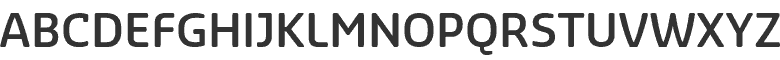
#> input picture alphabet.png, 780 x 60 px
$ python -i Testing.py   (imports and definitions only)
#> lines starting #> are read from the running program, lines starting #| are printed output that depends on the picture; after the words box and inside, x2 and y2 are one past the last pixel; in counts of white or black regions, pixels touching at a corner belong together
#> further down, picture is the input picture: shape (60, 780, 3); min 51, max 255, mean 208.2
import cv2
import numpy as np

def show_wait_destroy(winname, img):
   cv2.imshow(winname, img)
   cv2.moveWindow(winname, 500, 0)
   cv2.waitKey(0)
   cv2.destroyWindow(winname)

def idk(src):
   # Show source image
   cv2.imshow("src", src)
   # [load_image]
   # [gray]
   # Transform source image to gray if it is not already
   if len(src.shape) != 2:
      gray = cv2.cvtColor(src, cv2.COLOR_BGR2GRAY)
   else:
      gray = src
   # Show gray image
   show_wait_destroy("gray", gray)
   # [gray]
   # [bin]
   # Apply adaptiveThreshold at the bitwise_not of gray, notice the ~ symbol
   gray = cv2.bitwise_not(gray)
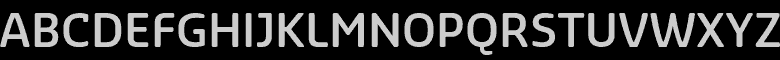
#> gray: shape (60, 780); min 0, max 204, mean 46.8
   bw = cv2.adaptiveThreshold(gray, 255, cv2.ADAPTIVE_THRESH_MEAN_C, \
                              cv2.THRESH_BINARY, 15, -2)
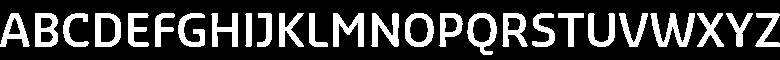
#> bw: shape (60, 780); 23.6% white; 26 white regions, largest, box (x1, y1, x2, y2) and area: (650, 13, 695, 47) 696, (333, 13, 364, 47) 568, (467, 13, 497, 55) 548
   # Show binary image
   show_wait_destroy("binary", bw)
   # [bin]
   # [init]
   # Create the images that will use to extract the horizontal and vertical lines
   horizontal = np.copy(bw)
   vertical = np.copy(bw)
   # [init]
   # [horiz]
   # Specify size on horizontal axis
   cols = horizontal.shape[1]
#> cols = 780
   horizontal_size = cols // 30
#> horizontal_size = 26
   # Create structure element for extracting horizontal lines through morphology operations
   horizontalStructure = cv2.getStructuringElement(cv2.MORPH_RECT, (horizontal_size, 1))
   # Apply morphology operations
   horizontal = cv2.erode(horizontal, horizontalStructure)
#> horizontal: shape (60, 780); 0.17% white; 5 white regions (3 under 20 px), largest, box (x1, y1, x2, y2) and area: (768, 43, 780, 47) 45, (769, 14, 780, 16) 22
   horizontal = cv2.dilate(horizontal, horizontalStructure)
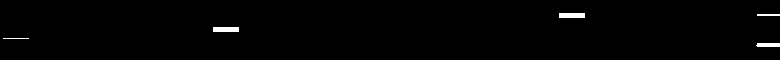
#> horizontal: shape (60, 780); 0.91% white; 5 white regions, box (x1, y1, x2, y2) and area: (559, 13, 585, 18) 130, (213, 27, 239, 32) 130, (756, 43, 780, 47) 93, (757, 14, 780, 16) 46, (3, 38, 29, 39) 26
   # Show extracted horizontal lines
   show_wait_destroy("horizontal", horizontal)
   # [horiz]
   # [vert]
   # Specify size on vertical axis
   rows = vertical.shape[0]
#> rows = 60
   verticalsize = rows // 30
#> verticalsize = 2
   # Create structure element for extracting vertical lines through morphology operations
   verticalStructure = cv2.getStructuringElement(cv2.MORPH_RECT, (1, verticalsize))
#> verticalStructure = [1, 1]
   # Apply morphology operations
   vertical = cv2.erode(vertical, verticalStructure)
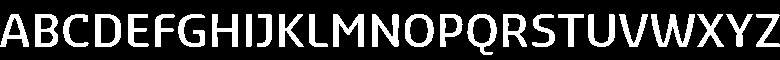
#> vertical: shape (60, 780); 21.5% white; 26 white regions, largest, box (x1, y1, x2, y2) and area: (651, 14, 695, 47) 651, (333, 14, 364, 47) 537, (372, 14, 399, 47) 509
   vertical = cv2.dilate(vertical, verticalStructure)
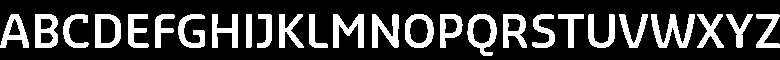
#> vertical: shape (60, 780); 23.6% white; 26 white regions, largest, box (x1, y1, x2, y2) and area: (651, 14, 695, 48) 695, (333, 14, 364, 48) 568, (467, 14, 497, 56) 548
   # Show extracted vertical lines
   show_wait_destroy("vertical", vertical)
   # [vert]
   # [smooth]
   # Inverse vertical image
   vertical = cv2.bitwise_not(vertical)
   show_wait_destroy("vertical_bit", vertical)
   '''
   Extract edges and smooth image according to the logic
   1. extract edges
   2. dilate(edges)
   3. src.copyTo(smooth)
   4. blur smooth img
   5. smooth.copyTo(src, edges)
   '''
   # Step 1
   edges = cv2.adaptiveThreshold(vertical, 255, cv2.ADAPTIVE_THRESH_MEAN_C, \
                              cv2.THRESH_BINARY, 3, -2)
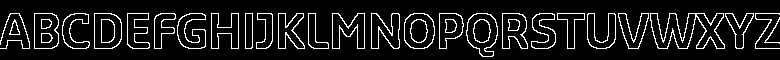
#> edges: shape (60, 780); 10.2% white in thin lines or dots, all inside (x1, y1, x2, y2) = (0, 13, 780, 57)
   show_wait_destroy("edges", edges)
   # Step 2
   kernel = np.ones((2, 2), np.uint8)
   edges = cv2.dilate(edges, kernel)
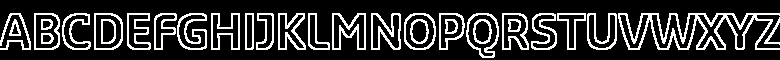
#> edges: shape (60, 780); 20.4% white in thin lines or dots, all inside (x1, y1, x2, y2) = (0, 13, 780, 58)
   show_wait_destroy("dilate", edges)
   # Step 3
   smooth = np.copy(vertical)
   # Step 4
   smooth = cv2.blur(smooth, (2, 2))
   # Step 5
   (rows, cols) = np.where(edges != 0)
   vertical[rows, cols] = smooth[rows, cols]
   # Show final result
   show_wait_destroy("smooth - final", vertical)
   # [smooth]
   return 0

# [2 lines not run here, left out]

>>> import cv2
>>> picture = cv2.imread('alphabet.png')
>>> result = idk(picture)

$ run again, on arrow.png
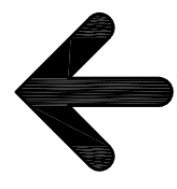
#> input picture arrow.png, 177 x 189 px
#> picture is the input picture: shape (189, 177, 3); min 0, max 255, mean 186.9
#> in idk, `bw = cv2.adaptiveThreshold(gray, 255, cv2.ADAPTIVE_THRESH_MEAN_C, \ cv..`:
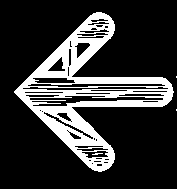
#> bw: shape (189, 177); 20.9% white; 4 white regions (3 under 20 px), largest, box (x1, y1, x2, y2) and area: (14, 12, 174, 172) 6982
#> in idk, `edges = cv2.dilate(edges, kernel)`:
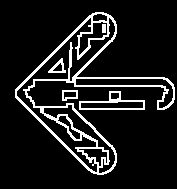
#> edges: shape (189, 177); 10.6% white in thin lines or dots, all inside (x1, y1, x2, y2) = (15, 12, 175, 175)

$ run again, on characters.png
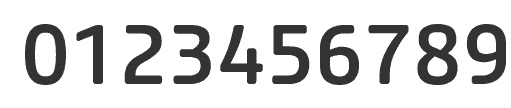
#> input picture characters.png, 511 x 108 px
#> picture is the input picture: shape (108, 511, 3); min 51, max 255, mean 213.6
#> in idk, `bw = cv2.adaptiveThreshold(gray, 255, cv2.ADAPTIVE_THRESH_MEAN_C, \ cv..`:
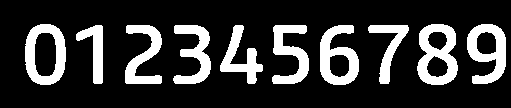
#> bw: shape (108, 511); 20.3% white; 10 white regions, largest, box (x1, y1, x2, y2) and area: (417, 24, 458, 85) 1451, (25, 24, 66, 85) 1314, (320, 25, 359, 85) 1294
#> in idk, `edges = cv2.dilate(edges, kernel)`:
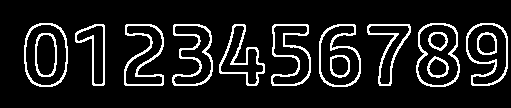
#> edges: shape (108, 511); 10.9% white in thin lines or dots, all inside (x1, y1, x2, y2) = (24, 23, 508, 87)
